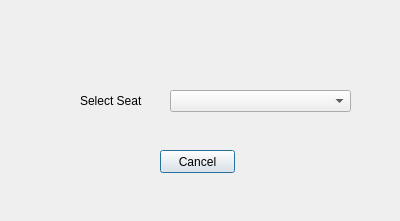
<?xml version="1.0" encoding="UTF-8"?>
<ui version="4.0">
 <class>cancel</class>
 <widget class="QDialog" name="cancel">
  <property name="geometry">
   <rect>
    <x>0</x>
    <y>0</y>
    <width>400</width>
    <height>221</height>
   </rect>
  </property>
  <property name="windowTitle">
   <string>Dialog</string>
  </property>
  <widget class="QLabel" name="label">
   <property name="geometry">
    <rect>
     <x>80</x>
     <y>90</y>
     <width>101</width>
     <height>21</height>
    </rect>
   </property>
   <property name="styleSheet">
    <string notr="true">font: 700 11pt &quot;Instagram Sans&quot;;
</string>
   </property>
   <property name="text">
    <string>Select Seat</string>
   </property>
  </widget>
  <widget class="QPushButton" name="btnCancel">
   <property name="geometry">
    <rect>
     <x>160</x>
     <y>150</y>
     <width>75</width>
     <height>23</height>
    </rect>
   </property>
   <property name="text">
    <string>Cancel</string>
   </property>
  </widget>
  <widget class="QComboBox" name="cmbSeats">
   <property name="geometry">
    <rect>
     <x>170</x>
     <y>90</y>
     <width>181</width>
     <height>22</height>
    </rect>
   </property>
  </widget>
  <widget class="QLabel" name="lblInfo">
   <property name="geometry">
    <rect>
     <x>290</x>
     <y>190</y>
     <width>151</width>
     <height>16</height>
    </rect>
   </property>
   <property name="text">
    <string/>
   </property>
  </widget>
 </widget>
 <resources/>
 <connections/>
</ui>
